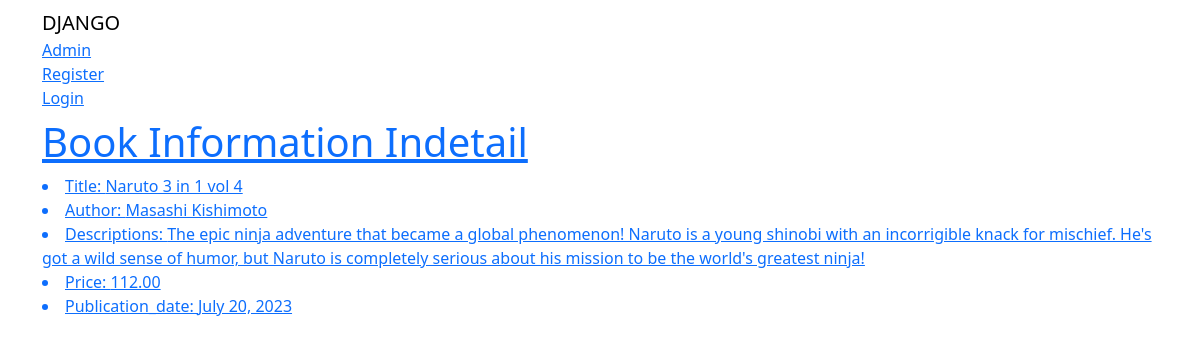
The app's page /bookdetails/4/ with its own data.
### book_app/models.py (models this page shows, shortened)
class BookInfo(models.Model):
    title = models.CharField(max_length =100,unique=True)
    author = models.CharField(max_length = 50)
    description = models.TextField(max_length=250)
    price = models.DecimalField(max_digits=10,decimal_places=2)
    publication_date = models.DateField(default=None)
    categories = models.ManyToManyField(Category, related_name='bookinfos')
    cover_image = models.ImageField(upload_to='book_covers/',blank=True,null=True)

### book_app/views.py (the view)
# urls.py: path('bookdetails/<int:id>/', views.BookDetails, name='bookdetails'),
def BookDetails(request,id):
    book = get_object_or_404(BookInfo,id=id)
    return render(request,'book_app/bookdetails.html',{'book':book})

### templates/book_app/bookdetails.html (shortened to what this page needs)
<html>
{% extends 'book_app/base.html' %}
{% block content %}
<h1>Book Information Indetail</h1>
        <li>Title: {{book.title}}</li>
        <li>Author: {{book.author}} </li>
        <li>Descriptions: {{book.description}}</li>
        <li>Price: {{book.price}}</li>
        <li>Publication_date: {{book.publication_date}}</li>
{% endblock %}

### records on screen
BookInfo: title "Naruto 3 in 1 vol 4", author "Masashi Kishimoto", description "The epic ninja adventure that became a global phenomenon! Naruto is a young shinobi with an incorrigible knack for mischief. He's got a wild sense of humor, but Naruto is completely serious about his mission to be the world's greatest ninja!", price "112.00", publication_date "July 20, 2023"
